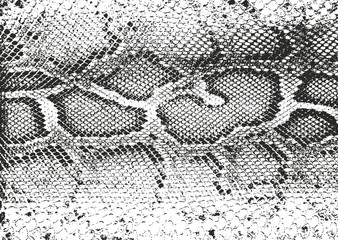
#> input picture HW4/sample.jpg, 338 x 240 px
$ python Q3_texture_synthesis_mincut.py
#> lines starting #> are read from the running program, lines starting #| are printed output that depends on the picture
import cv2
import numpy as np


RESULT_PATH = 'results/'


def template_matching_ssd(src, patch_size, temp_left=None,  temp_up=None):
    h, w, d = src.shape
    if temp_left is not None:
        tl_h, tl_w, tl_d = temp_left.shape
    if temp_up is not None:
        tu_h, tu_w, tu_d = temp_up.shape

    score = np.full((h, w), 1e20)

    for dy in range(0, h-patch_size):
        for dx in range(0, w-patch_size):
            diff_l, diff_u = 0, 0
            if temp_left is not None and dy+tl_h < h and dx+tl_w < w:
                diff_l = ((src[dy:dy + tl_h, dx:dx + tl_w] - temp_left) ** 2).sum()
            if temp_up is not None and dy+tu_h < h and dx+tu_w < w:
                diff_u = ((src[dy:dy + tu_h, dx:dx + tu_w] - temp_up) ** 2).sum()
            score[dy, dx] = diff_l+diff_u

    pt = np.unravel_index(score.argmin(), score.shape)

    return pt[0], pt[1]


def get_left(texture, i, j, patch_size, match_size):
    return texture[i * patch_size:(i + 1) * patch_size, j * patch_size - match_size:j * patch_size]


def get_up(texture, i, j, patch_size, match_size):
    return texture[i * patch_size - match_size:i * patch_size, j * patch_size:(j + 1) * patch_size]


def get_mask(diff):
    min_indices = []
    error = [list(diff[0])]
    for idx1 in range(1, diff.shape[0]):
        e = [np.inf] + error[-1] + [np.inf]
        min_index = []
        min_values = []
        for idx2 in range(1, len(e) - 1):
            min_value = e[idx2]
            min_idx = 0
            for idx3 in range(-1, 2):
                if e[idx2 + idx3] < min_value:
                    min_value = e[idx2 + idx3]
                    min_idx = idx3
            min_index.append(min_idx)
            min_values.append(min_value)
        min_indices.append(min_index)
        error.append(list(diff[idx1] + min_values))

    path = []
    min_index = np.argmin(error[-1])
    path.append(min_index)

    min_indices.reverse()
    for idx in min_indices:
        min_index = min_index + idx[min_index]
        path.append(min_index)

    path.reverse()
    mask = np.zeros((diff.shape[0], diff.shape[1], 3))
    for i in range(len(path)):
        mask[i, :path[i] + 1] = 1

    return mask


def fade_left(texture, i, j, patch_size, match_size, match_patch):
    tmp_left = get_left(texture, i, j, patch_size, match_size)
    diff = ((tmp_left - match_patch) ** 2).mean(2)
    mask = get_mask(diff)

    tmp_left = tmp_left * mask + match_patch * (1 - mask)
    tmp_left = tmp_left.astype('float32')

    texture[i * patch_size:(i + 1) * patch_size, j * patch_size - match_size:j * patch_size] = tmp_left


def fade_up(texture, i, j, patch_size, match_size, match_patch):
    tmp_up = get_up(texture, i, j, patch_size, match_size)
    diff = ((tmp_up - match_patch) ** 2).mean(2).T
    mask = get_mask(diff).transpose(1, 0, 2)

    tmp_up = tmp_up * mask + match_patch * (1 - mask)
    tmp_up = tmp_up.astype('float32')

    texture[i * patch_size - match_size:i * patch_size, j * patch_size:(j + 1) * patch_size] = tmp_up


def get_best_match(sample, i, j, match_size, patch_size, tmp_left, tmp_up):
    if i == 0 and j == 0:
        return 1, 250
    elif j == 0:  # just up
        return template_matching_ssd(sample, patch_size + match_size, temp_left=None, temp_up=tmp_up)
    elif i == 0:  # just left
        return template_matching_ssd(sample, patch_size + match_size, temp_left=tmp_left, temp_up=None)
    else:
        return template_matching_ssd(sample, patch_size + match_size, temp_left=tmp_left, temp_up=tmp_up)


def generate_texture(scale, patch_size, match_size, d=3):
    texture = np.zeros((patch_size * scale, patch_size * scale, d)).astype('float32')
    for i in range(scale):
        for j in range(scale):
            tmp_left = get_left(texture, i, j, patch_size, match_size)
            tmp_up = get_up(texture, i, j, patch_size, match_size)
            best_y, best_x = get_best_match(sample, i, j, match_size, patch_size, tmp_left, tmp_up)

            if j > 0:
                left_patch = sample[best_y:best_y + patch_size, best_x:best_x + match_size]
                fade_left(texture, i, j, patch_size, match_size, left_patch)
                best_x += match_size
            if i > 0:
                up_patch = sample[best_y:best_y + match_size, best_x:best_x + patch_size]
                fade_up(texture, i, j, patch_size, match_size, up_patch)
                best_y += match_size

            best_patch = sample[best_y:best_y + patch_size, best_x:best_x + patch_size]
            texture[i * patch_size:(i + 1) * patch_size, j * patch_size:(j + 1) * patch_size] = best_patch
    return texture


sample = cv2.imread('sample.jpg')
#> sample is the input picture: shape (240, 338, 3); mean B, G, R 171.3, 172.4, 172.4
h, w, d = sample.shape
#> h = 240; w = 338; d = 3
patch_scale = 4
patch_size = min(int(h/patch_scale), int(w/patch_scale))
#> patch_size = 60
scale = 7
match_size = 5
texture = generate_texture(scale, patch_size, match_size, d)
#> the loop in generate_texture, `for i in range(scale):` made 7 passes
#> after the loop in generate_texture, `for i in range(scale):`:
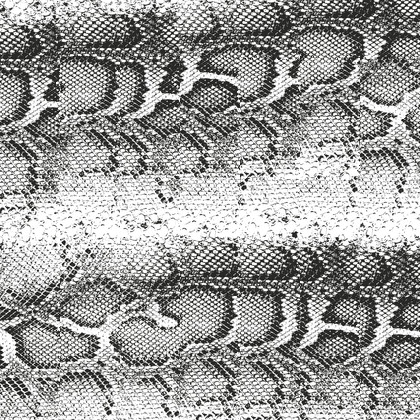
#> texture: shape (420, 420, 3) float32; mean B, G, R 156, 157.4, 157.4
cv2.imwrite(RESULT_PATH + 'im3.jpg', texture)
